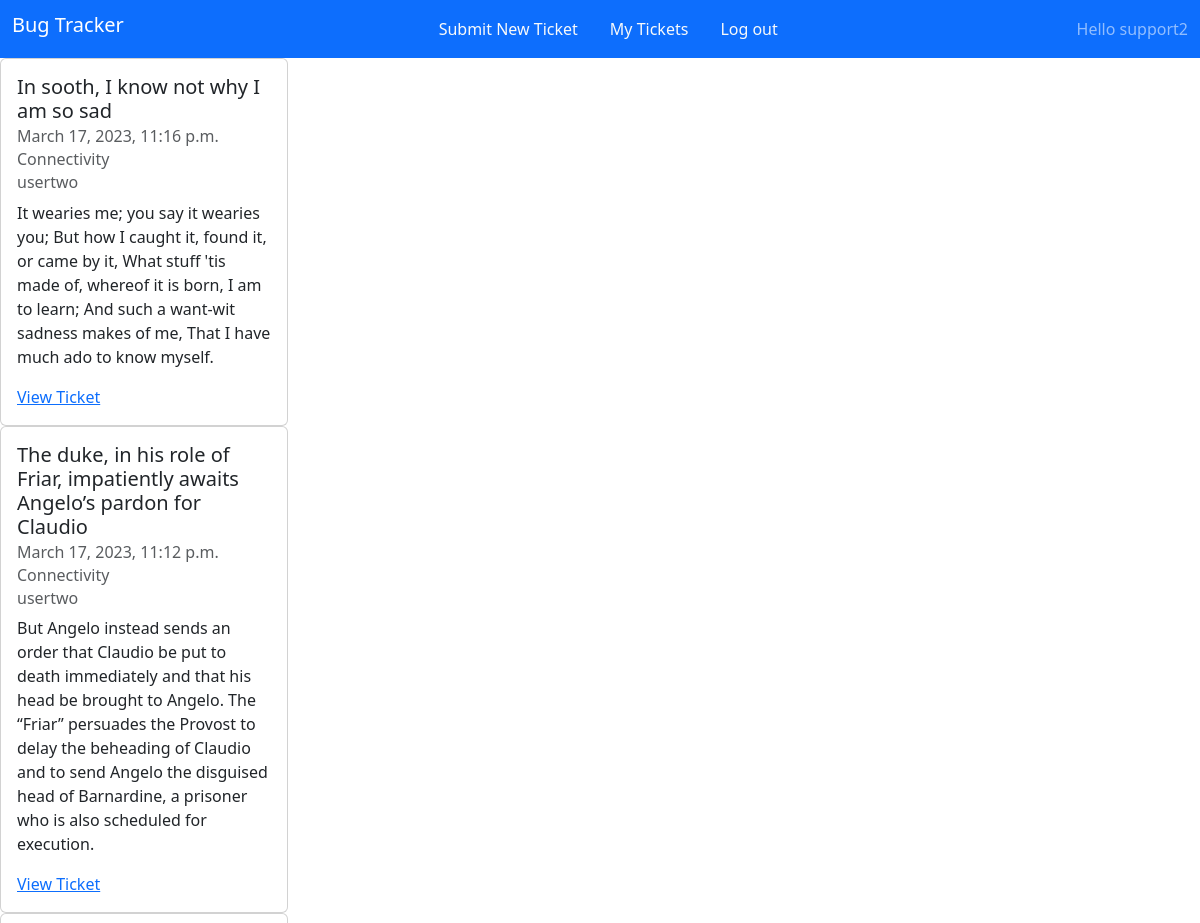
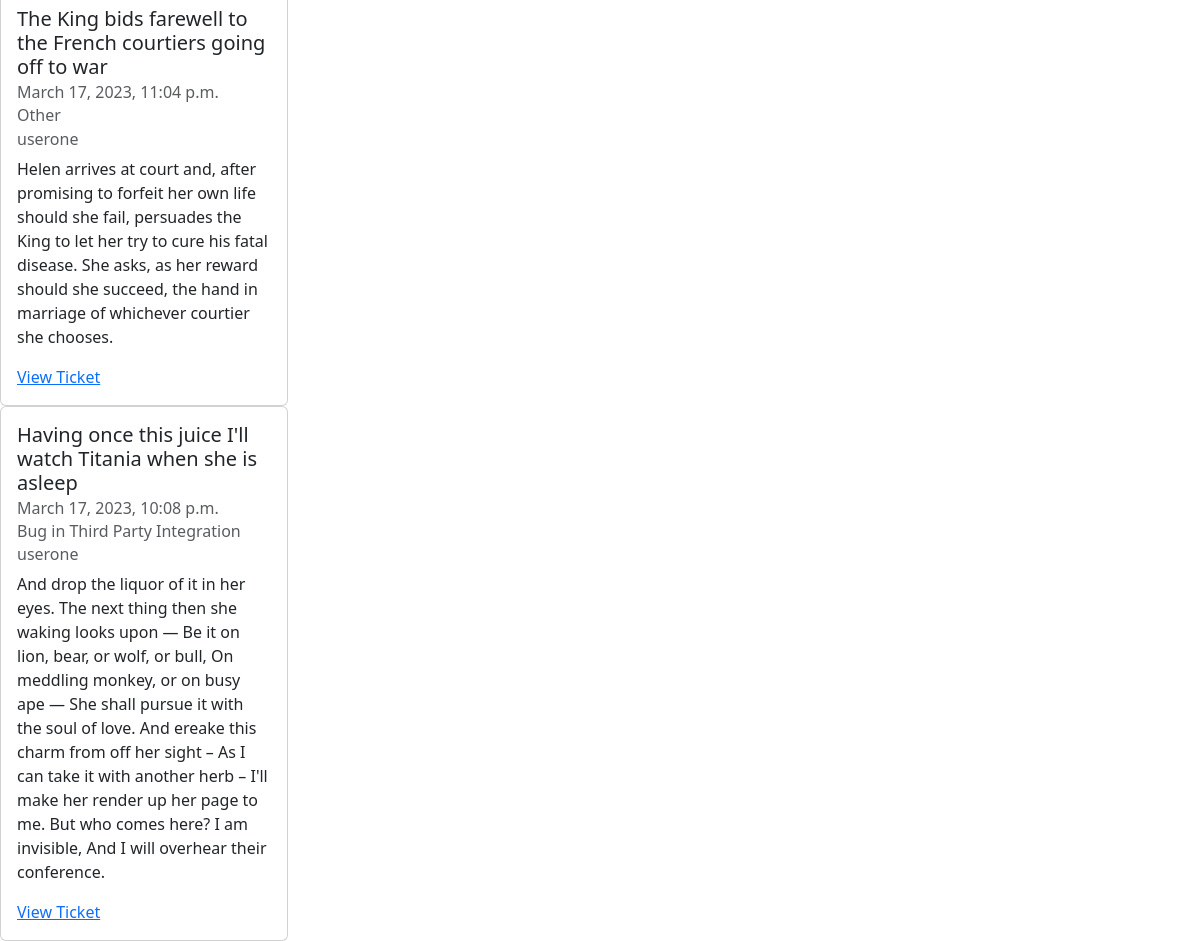
/view_tickets/ (signed in), run on the app's committed database (2 pictures, top to bottom).
### base_app/models.py (models this page shows, shortened)
class CreateTicket(models.Model):
    ticket_author = models.ForeignKey(User, on_delete=models.SET_NULL, null=True, blank=True)
    entry_id = models.UUIDField(
         primary_key = True,
         default = uuid.uuid4,
         editable = False)
    timestamp = models.DateTimeField(default=timezone.now)
    message_subject = models.CharField(max_length=100)
    message_body = models.TextField()
    """Setting the values for dropdown select menu for what kind of issue user is facing"""
    CONNECTIVITY = "Connectivity"
    HARDWARE = "Hardware"
    SOFTWARE = "Software"
    THIRD_PARTY = "Bug in Third Party Integration"
    USER_ERROR = "User error"
    OTHER = "Other"
    ISSUE_CHOICES = [
        (CONNECTIVITY, "Connectivity"),
        (HARDWARE, "Hardware"),
        (SOFTWARE, "Software"),
        (THIRD_PARTY, "Third Party Integration"),
        (USER_ERROR, "User error"),
        (OTHER, "Other"),
    ]
    """The dropdown menu"""
    issue_category = models.CharField("Issue Category", max_length=100, blank=False, choices=ISSUE_CHOICES, default=OTHER)
    class Meta:
        ordering = ("-timestamp",)

### base_app/views.py (the view)
# urls.py: path('view_tickets/', view_tickets, name="user_tickets"),
@login_required(login_url="login_page")
def view_tickets(request):
    user = request.user
    if user.is_staff == True:
        tickets = CreateTicket.objects.all()
    else:
        tickets = CreateTicket.objects.filter(ticket_author=request.user.id)
    context = {
        "tickets": tickets,
    }
    return render(request, "view_tickets.html", context)

### templates/view_tickets.html
{% extends 'base.html' %}
{% block content %}
{% for ticket in tickets %}
<div class="card" style="width: 18rem;">
    <div class="card-body">
      <h5 class="card-title">{{ ticket.message_subject }}</h5>
      <h6 class="card-subtitle mb-2 text-muted">{{ ticket.timestamp }}</h6>
      <h6 class="card-subtitle mb-2 text-muted">{{ ticket.issue_category }}</h6>
      <h6 class="card-subtitle mb-2 text-muted">{{ ticket.ticket_author }}</h6>
      <p class="card-text">{{ ticket.message_body }}</p>
      <a href="{% url 'ticket_detail' ticket.pk %}" class="card-link">View Ticket</a>
    </div>
  </div>
{% empty %}
<p>No tickets</p>
{% endfor %}
{% endblock content %}

### templates/base.html (shortened to what this page needs)
<!DOCTYPE html>
<html lang="en">
<head>
    {% load bootstrap5 %}
    {% bootstrap_css %}
</head>
<body>
    <nav class="navbar navbar-expand-lg navbar-dark bg-primary">
        <div class="container-fluid">
        <h1 class="navbar-brand">Bug Tracker</h1>
    <ul class="nav">
        <li class="nav-item">
            <a class="nav-link link-light" href="{% url 'ticket_page' %}">Submit New Ticket</a>
        </li>
        <li class="nav-item">
            <a class="nav-link link-light" href="{% url 'user_tickets' %}">My Tickets</a>
        </li>
        {% if request.user.is_authenticated %}<li class="nav-item">
            <a class="nav-link link-light" href="{% url 'logout' %}">Log out</a>
        </li>
        {% else %}<li class="nav-item">
            <a class="nav-link link-light" href="{% url 'login_page' %}">Log in</a>
        </li>{% endif %}
</ul>
<span class="navbar-text">
    Hello {{user}}
  </span>
</div>
</nav>
    {% block content %}
    {% endblock content %}
</body>
</html>

### data on the page
CreateTicket: message_subject "In sooth, I know not why I am so sad", timestamp "March 17, 2023, 11:16 p.m.", issue_category "Connectivity", ticket_author "usertwo", message_body "It wearies me; you say it wearies you; But how I caught it, found it, or came by it, What stuff 'tis made of, whereof it is born, I am to learn; And such a want-wit sadness makes of me, That I have much ado to know myself."
CreateTicket: message_subject "The duke, in his role of Friar, impatiently awaits Angelo’s pardon for Claudio", timestamp "March 17, 2023, 11:12 p.m.", issue_category "Connectivity", ticket_author "usertwo", message_body "But Angelo instead sends an order that Claudio be put to death immediately and that his head be brought to Angelo. The “Friar” persuades the Provost to delay the beheading of Claudio and to send Angelo the disguised head of Barnardine, a prisoner who is also scheduled for execution."
CreateTicket: message_subject "The King bids farewell to the French courtiers going off to war", timestamp "March 17, 2023, 11:04 p.m.", issue_category "Other", ticket_author "userone", message_body "Helen arrives at court and, after promising to forfeit her own life should she fail, persuades the King to let her try to cure his fatal disease. She asks, as her reward should she succeed, the hand in marriage of whichever courtier she chooses."
CreateTicket: message_subject "Having once this juice I'll watch Titania when she is asleep", timestamp "March 17, 2023, 10:08 p.m.", issue_category "Bug in Third Party Integration", ticket_author "userone", message_body "And drop the liquor of it in her eyes. The next thing then she waking looks upon — Be it on lion, bear, or wolf, or bull, On meddling monkey, or on busy ape — She shall pursue it with the soul of love. And ereake this charm from off her sight – As I can take it with another herb – I'll make her render up her page to me. But who comes here? I am invisible, And I will overhear their conference."

### other printed values
{{ user }} "support2"
